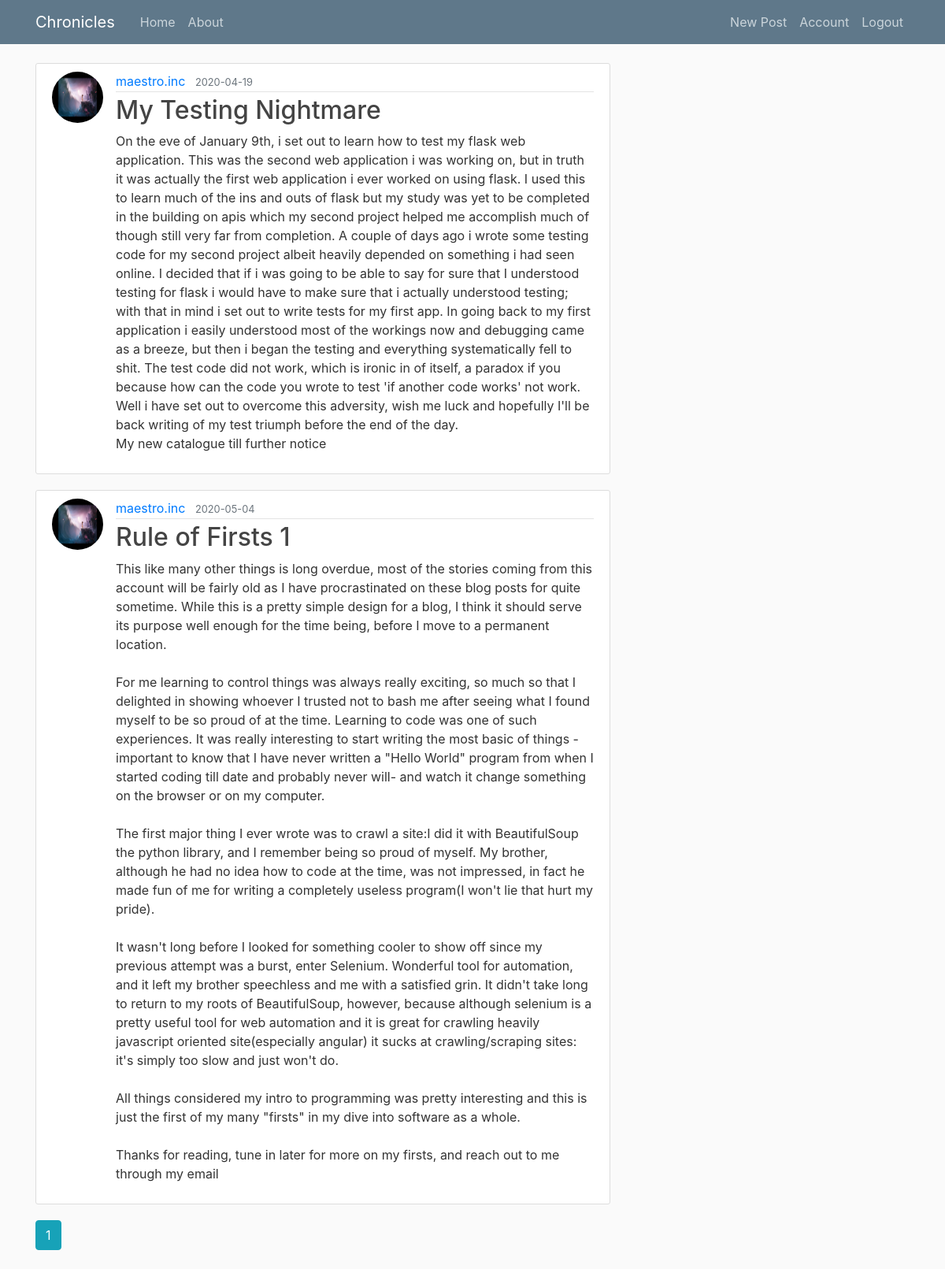
Screenshot of / (signed in) with the database file from the repository.
### flaskblog/models.py (models this page shows, shortened)
class Post(db.Model):
    id = db.Column(db.Integer(), primary_key=True)
    title = db.Column(db.String(200), nullable=False)
    date_posted = db.Column(db.DateTime, nullable=False, default=datetime.utcnow)
    content = db.Column(db.String(1200000), nullable=False)
    user_id = db.Column(db.Integer(), db.ForeignKey(User.id), nullable=False)

class User(db.Model, UserMixin):
    id = db.Column(db.Integer(), primary_key=True)
    username = db.Column(db.String(100), unique=True, nullable=False)
    email = db.Column(db.String(100), unique=True, nullable=False)
    password = db.Column(db.String(70), nullable=False)
    image_file = db.Column(db.String(55), nullable=False, default='default.png')
    post = db.relationship('Post', backref="author", lazy=True)

### flaskblog/main/routes.py (the view)
@main.route("/home")
@main.route("/")
def home_page():
    page = request.args.get('page', 1, type=int)
    posts = Post.query.order_by(Post.date_posted.asc()).paginate(per_page=5)
    return render_template('home.html', title='Home', posts=posts)

### flaskblog/models.py (called while the page is built)
@login_manager.user_loader
def load_user(user_id):
    return User.query.get(int(user_id))

### flaskblog/templates/home.html
{% extends "layout.html" %}
{% block content %}
    {% for post in posts.items %}
        <article class="media content-section">
          <img class="rounded-circle article-img" src="{{ url_for('static', filename='profile_pics/' + post.author.image_file) }}">
          <div class="media-body">
            <div class="article-metadata">
              <a class="mr-2" href="{{ url_for('users.user_posts', username=post.author.username) }}">{{ post.author.username }}</a>
              <small class="text-muted">{{ post.date_posted.strftime('%Y-%m-%d') }}</small>
            </div>
            <h2><a class="article-title" href="{{ url_for('posts.post', post_id=post.id) }}">{{ post.title }}</a></h2>
            <p class="article-content">{{ post.content }}</p>
          </div>
        </article>
    {% endfor %}
    {% for page_num in posts.iter_pages(left_edge=1, right_edge=1, left_current=1, right_current=2) %}
      {% if page_num %}
        {% if posts.page == page_num %}
          <a class="btn btn-info mb-4" href="{{ url_for('main.home_page', page=page_num) }}">{{ page_num }}</a>
        {% else %}
          <a class="btn btn-outline-info mb-4" href="{{ url_for('main.home_page', page=page_num) }}">{{ page_num }}</a>
        {% endif %}
      {% else %}
        ...
      {% endif %}
    {% endfor %}
{% endblock content %}

### flaskblog/static/main.css (style rules this page uses)
body { background: #fafafa; color: #333333; margin-top: 5rem; }
h1, h2, h3, h4, h5, h6 { color: #444444; }
.content-section { background: #ffffff; padding: 10px 20px; border: 1px solid #dddddd; border-radius: 3px; margin-bottom: 20px; }
.article-title { color: #444444; }
.article-content { white-space: pre-line; }
.article-img { height: 65px; width: 65px; margin-right: 16px; }
.article-metadata { padding-bottom: 1px; margin-bottom: 4px; border-bottom: 1px solid #e3e3e3 }

### rows the page displays
Post: image_file (picture), author.username "maestro.inc", date_posted "2020-04-19", title "My Testing Nightmare", content "On the eve of January 9th, i set out to learn how to test my flask web application. This was the second web application i was working on, but in truth it was actually the first web application i ever worked on using flask. I used this to learn much of the ins and outs of flask but my study was yet to be completed in the building on apis which my second project helped me accomplish much of though still very far from completion. A couple of days ago i wrote some testing code for my second project albeit heavily depended on something i had seen online. I decided that if i was going to be able to say for sure that I understood testing for flask i would have to make sure that i actually…"
Post: image_file (picture), author.username "maestro.inc", date_posted "2020-05-04", title "Rule of Firsts 1", content "This like many other things is long overdue, most of the stories coming from this account will be fairly old as I have procrastinated on these blog posts for quite sometime. While this is a pretty simple design for a blog, I think it should serve its purpose well enough for the time being, before I move to a permanent location. For me learning to control things was always really exciting, so much so that I delighted in showing whoever I trusted not to bash me after seeing what I found myself to be so proud of at the time. Learning to code was one of such experiences. It was really interesting to start writing the most basic of things -important to know that I have never written a \"Hello…"

### other values shown
{{ page_num }} "1"
